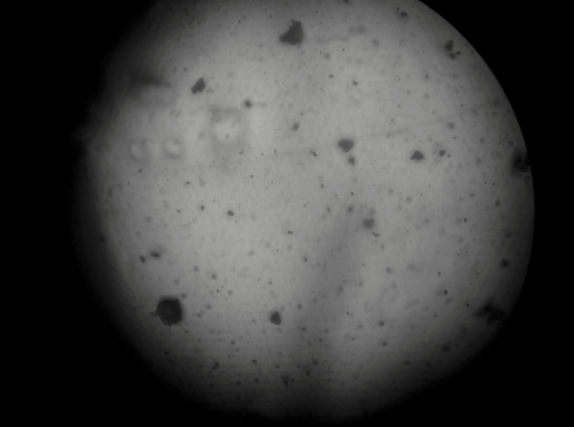
%> input picture MATLAB/image_2_prakriti_cropped.png, 574 x 427 px
$ octave --eval "detect_dark_on_flatfield_plus;"   (GNU Octave 9; MATLAB toolbox functions it lacks are replaced by stand-ins)
%> lines starting %> are read from the running program, lines starting %| are printed output that depends on the picture; in (x1, y1, x2, y2) boxes, pixels count from 0 and x2, y2 are one past the last pixel; in counts of white or black regions, pixels touching at a corner belong together; the program's own positions count from 1
function detect_dark_on_flatfield_plus(imgPath, pixelSize_um)
% Flat-field + robust dark-blob detection with local contrast normalization,
% multi-scale LoG, black-hat, and adaptive threshold fallback.
% Usage: detect_dark_on_flatfield_plus('image.png', 0.45)

if nargin < 1, imgPath = 'image_2_prakriti_cropped.png'; end
if nargin < 2, pixelSize_um = 1; end

tic;

% ---- Tunables (increase sensitivity if you miss faint blobs) ----
bgSigma       = 40;        % vignette/background sigma
rimFrac       = 0.92;      % ignore vignette rim
minAreaPx     = 100;       % remove tiny specks
closeR        = 2;         % morphological closing radius
darkPercent   = 10;        % keep top X% of "darkness score" (lower => stricter)
locNormSigma  = 6;         % local mean/std window for z-score (increase if noise)
bhRadius      = 6;         % black-hat disk radius for dark blob emphasis
logSigmas     = [1.2 1.8 2.6 3.6];   % multi-scale LoG (covers a range of blob sizes)
scoreWeights  = [0.4 0.3 0.3];       % [zscore, blackhat, LoG] weights; sum≈1
adaptSens     = 0.60;      % adaptive threshold sensitivity (0..1), higher=more foreground
% -----------------------------------------------------------------

% Read & grayscale
I0 = imread(imgPath);
%> I0 is the input picture: size 427x574x3 uint8; mean R, G, B 67.2, 67, 66.8
if size(I0,3)>1, I0 = rgb2gray(I0); end
I0 = im2single(I0);
%> I0: size 427x574 single

% --- Flat-field ---
bg = imgaussfilt(I0, bgSigma);
F  = I0 - bg;
F  = F - min(F(:)); F = F ./ max(F(:)+eps);

% Optional rim mask
[h,w] = size(F);
%> h = 427; w = 574
[xg,yg] = meshgrid((1:w)-w/2, (1:h)-h/2);
roi = sqrt(xg.^2 + yg.^2) <= min(h,w)*0.5*rimFrac;

% --- Local contrast normalization (z-score) ---
mu  = imgaussfilt(F, locNormSigma);
mu2 = imgaussfilt(F.^2, locNormSigma);
sigma = sqrt(max(mu2 - mu.^2, 1e-8));
Z  = (F - mu) ./ sigma;             % darker-than-local => more negative
Zd = -Z;                            % higher = darker (locally)
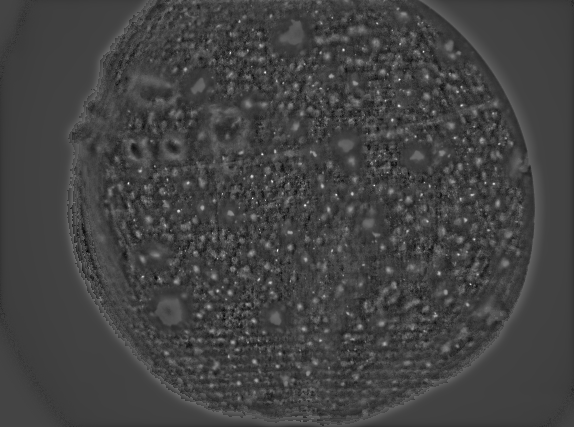
%> Zd: size 427x574 single; min -2.9, max 7.94, mean -0.0502; drawn with min black and max white
Zd = Zd - min(Zd(:)); Zd = Zd ./ max(Zd(:)+eps);

% --- Black-hat (emphasize dark blobs) ---
se = strel('disk', bhRadius);
BH = imbothat(F, se);
BH = BH ./ max(BH(:)+eps);

% --- Multi-scale LoG (take max response) ---
LOGmax = zeros(size(F),'like',F);
%> LOGmax: size 427x574 single; every value is 0
for s = logSigmas
    k = ceil(6*s); if mod(k,2)==0, k = k+1; end
    resp = -imfilter(F, fspecial('log', [k k], s), 'symmetric'); % dark centers => positive
    LOGmax = max(LOGmax, resp);
end
%> this loop made 4 passes
%> pass 1, in detect_dark_on_flatfield_plus, `resp = -imfilter(F, fspecial('log', [k k], s), 'symmetric');`:
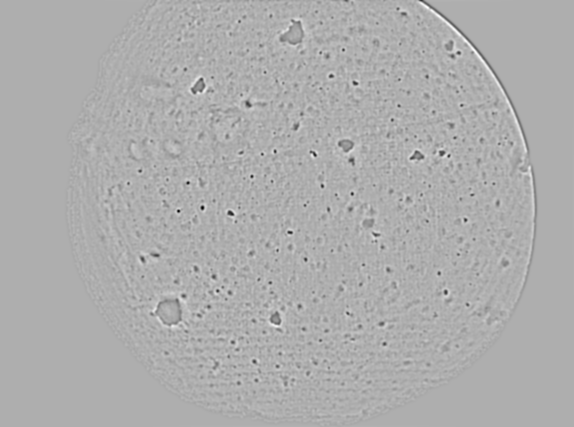
%> resp: size 427x574 single; min -0.182, max 0.0843, mean -6.43e-11; drawn with min black and max white
LOGmax = LOGmax ./ max(LOGmax(:)+eps);

% --- Combined "darkness" score ---
wz = scoreWeights(1); wbh = scoreWeights(2); wlg = scoreWeights(3);
score = wz*Zd + wbh*BH + wlg*LOGmax;
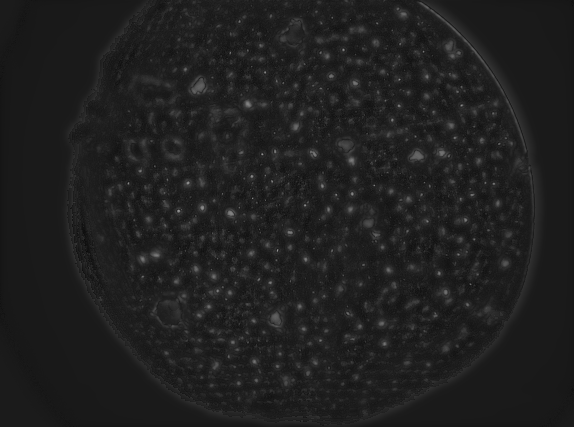
%> score: size 427x574 single; min 0.043, max 0.59, mean 0.125

% --- Threshold: percentile on score + adaptive local fallback ---
thScore = prctile(score(roi), 100 - darkPercent);
%> thScore = 0.179
BW1 = score >= thScore;
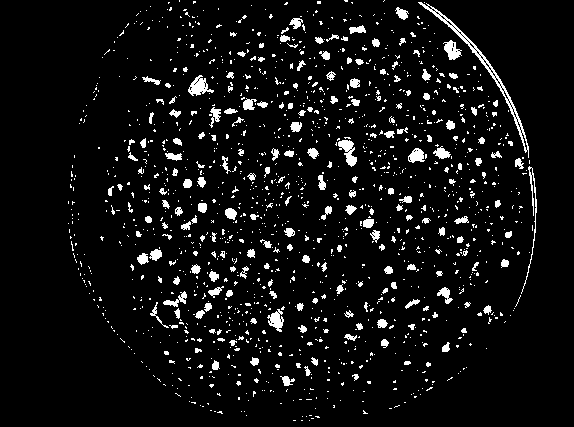
%> BW1: size 427x574 logical; 6.3% white; 1442 white regions (1239 under 20 px), largest, box (x1, y1, x2, y2) and area: (418, 2, 529, 158) 870, (188, 75, 214, 96) 270, (338, 140, 357, 167) 264
BW2 = imbinarize(F, adaptthresh(F, adaptSens, 'ForegroundPolarity','dark'));
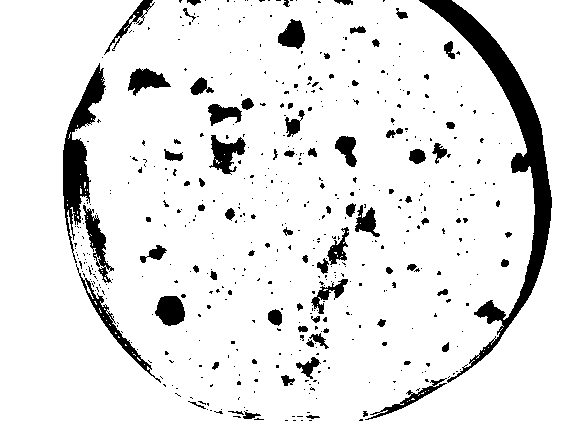
%> BW2: size 427x574 logical; 90.4% white; 529 black regions (448 under 20 px), largest, box (x1, y1, x2, y2) and area: (419, 0, 552, 383) 7357, (63, 63, 106, 263) 2843, (76, 264, 161, 383) 888
BW  = (BW1 | BW2) & roi;
%> BW: size 427x574 logical; 47.5% white; 52 white regions (46 under 20 px), largest, box (x1, y1, x2, y2) and area: (90, 17, 483, 409) 116110, (363, 219, 374, 228) 85, (143, 76, 161, 85) 68, (280, 35, 290, 42) 53, (224, 108, 238, 114) 53, (174, 308, 180, 319) 39

% --- Cleanup ---
BW = imclose(BW, strel('disk', closeR));
%> BW: size 427x574 logical; 48.5% white; 4 white regions (3 under 20 px), largest, box (x1, y1, x2, y2) and area: (90, 17, 483, 409) 118851
BW = imfill(BW,'holes');
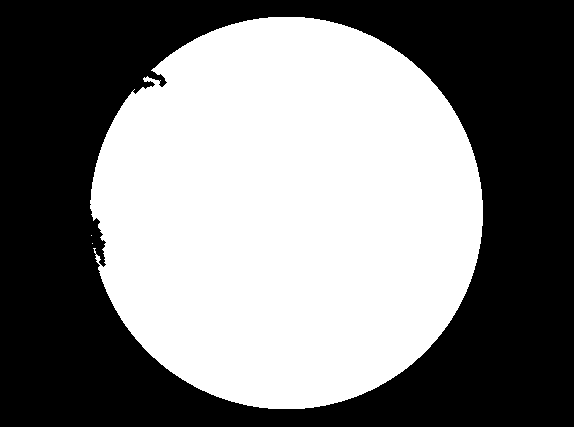
%> BW: size 427x574 logical; 49.2% white; 3 white regions (2 under 20 px), largest, box (x1, y1, x2, y2) and area: (90, 17, 483, 409) 120528
BW = bwareaopen(BW, minAreaPx);
%> BW: size 427x574 logical; 49.2% white; 1 white region

% --- Measure ---
CC = bwconncomp(BW);
%> CC = 1 connected component
S  = regionprops(CC, 'Area','Centroid','BoundingBox', ...
                     'EquivDiameter','MajorAxisLength','MinorAxisLength');
%> S = 1 region; box (x1, y1, x2, y2), Area, Centroid, MajorAxisLength, MinorAxisLength and EquivDiameter: (90, 17, 483, 409) 120528 [288 213.7] 393.2 390.5 391.7

T = struct2table(S);
%> T has the same summary as S
if ~isempty(T)
    T.CentroidX_px = T.Centroid(:,1);  T.CentroidY_px = T.Centroid(:,2);
%> after `T.CentroidX_px = T.Centroid(:,1)`: T.CentroidX_px = 288
%> after `T.CentroidY_px = T.Centroid(:,2)`: T.CentroidY_px = 213.7
    T.CentroidX_um = T.CentroidX_px * pixelSize_um;
%> T.CentroidX_um = 288
    T.CentroidY_um = T.CentroidY_px * pixelSize_um;
%> T.CentroidY_um = 213.7
    T.EquivDiameter_um   = T.EquivDiameter   * pixelSize_um;
%> T.EquivDiameter_um = 391.7
    T.MajorAxisLength_um = T.MajorAxisLength * pixelSize_um;
%> T.MajorAxisLength_um = 393.2
    T.MinorAxisLength_um = T.MinorAxisLength * pixelSize_um;
%> T.MinorAxisLength_um = 390.5
    T.Area_um2           = T.Area * pixelSize_um^2;
%> T.Area_um2 = 120528
end
toc,
% --- Plots (see each step) ---
figure('Name','Robust dark-blob detection');
tiledlayout(3,4,'Padding','compact','TileSpacing','compact');
nexttile; imshow(I0,[]); title('1) Original');
nexttile; imshow(bg,[]);  title('2) Background');
nexttile; imshow(F,[]);   title('3) Flat-fielded');

nexttile; imshow(Zd,[]);  title('4) Local z-score (dark↑)');
nexttile; imshow(BH,[]);  title('5) Black-hat (dark blobs)');
nexttile; imshow(LOGmax,[]); title('6) Max LoG (multi-scale)');

nexttile; imshow(score,[]); title('7) Combined score');
nexttile; imshow(BW1,[]); title(sprintf('8) Score≥%d%%', 100-darkPercent));
nexttile; imshow(BW2 & roi,[]); title(sprintf('9) Adaptive (sens=%.2f)', adaptSens));
nexttile; imshow(BW,[]); title('10) Union + cleanup');

% Overlay detections
nexttile; imshow(I0,[]); hold on;
for k=1:height(T)
    rectangle('Position', T.BoundingBox(k,:), 'EdgeColor','r','LineWidth',1.5);
    plot(T.CentroidX_px(k), T.CentroidY_px(k), 'g+','MarkerSize',7,'LineWidth',1.2);
end
%> this loop made 1 pass
title(sprintf('11) Detections: %d', height(T))); hold off;

% Simple “confidence” map = score masked by BW
conf = score .* BW;
nexttile; imshow(conf,[]); title('12) Masked score (confidence)');

% Stats + export
fprintf('Dark blobs detected: %d\n', height(T));
%| Dark blobs detected: 1
if ~isempty(T)
    fprintf('Median equiv. diam = %.2f px (%.2f µm)\n', ...
        median(T.EquivDiameter), median(T.EquivDiameter_um));
%| Median equiv. diam = 391.74 px (391.74 µm)
%> `detect_dark_on_flatfield_plus;`:
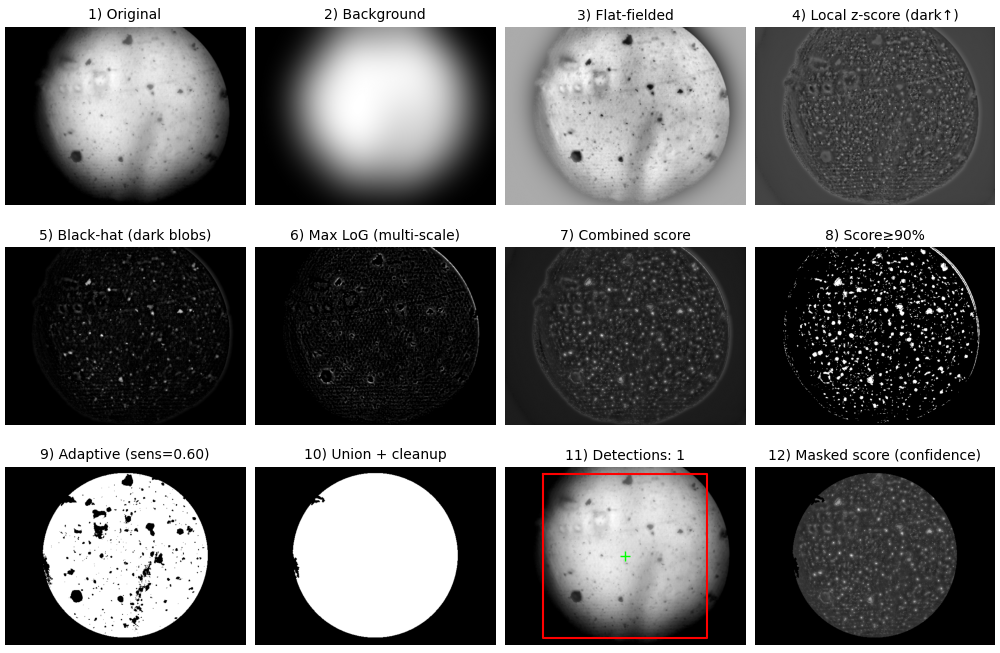
%> figure redrawn from the program's plot data, 12 panels
    writetable(T, 'crystal_measurements_robust.csv');
    disp('Saved: crystal_measurements_robust.csv');
end

end
